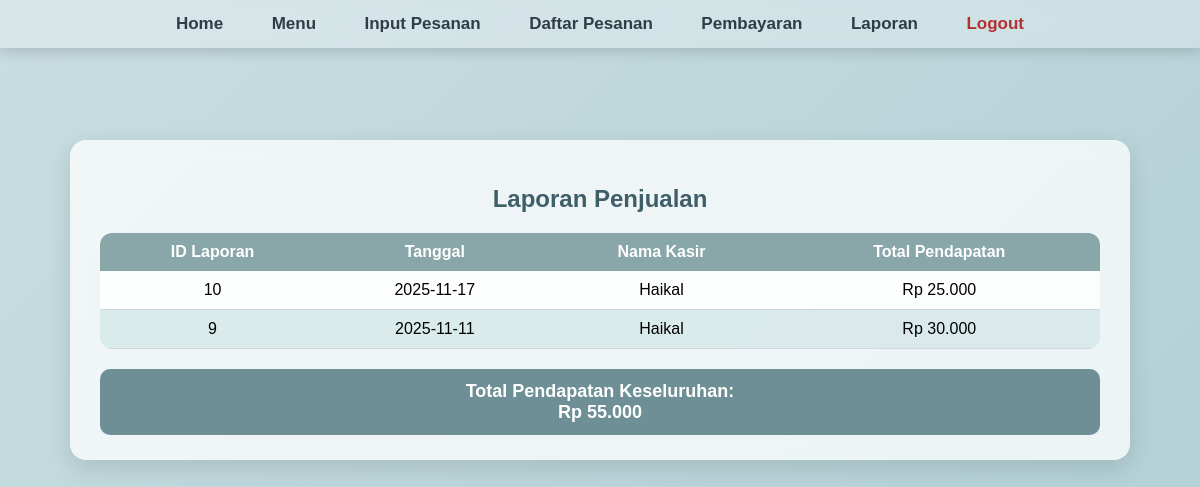
Screenshot of /?page=laporan (signed in) with the database file from the repository.
### tables this page shows
CREATE TABLE `laporan_penjualan` (
  `id_laporan` int(11) NOT NULL,
  `tanggal_laporan` date NOT NULL,
  `total_pendapatan` decimal(10,2) NOT NULL,
  `id_kasir` int(11) NOT NULL
);

CREATE TABLE `kasir` (
  `id_kasir` int(11) NOT NULL,
  `username` varchar(50) NOT NULL,
  `password` varchar(255) NOT NULL,
  `nama_kasir` varchar(100) NOT NULL,
  `email` varchar(100) NOT NULL
);

### app/controllers/LaporanController.php (called while the page is built, shortened)
<?php
require_once __DIR__ . '/../models/Laporan.php';
class LaporanController {
    public function index() {
        $db = (new Database())->getConnection();
        $model = new LaporanModel($db);
        $laporan = $model->getAllLaporan();
        require __DIR__ . '/../views/laporan/index.php';
    }
}

### app/models/Laporan.php (called while the page is built)
<?php
class LaporanModel {
    private $db;
    public function __construct($mysqli) {
        $this->db = $mysqli;
    }
    public function getAllLaporan() {
        $sql = "
            SELECT lp.*, k.nama_kasir
            FROM laporan_penjualan lp
            JOIN kasir k ON lp.id_kasir = k.id_kasir
            ORDER BY lp.tanggal_laporan DESC
        ";
        return $this->db->query($sql);
    }
}

### app/views/laporan/index.php (the view, shortened to what this page needs)
<div class="navbar">
  <a href="?page=home">Home</a>
  <a href="?page=menu">Menu</a>
  <a href="?page=pesanan&action=input">Input Pesanan</a>
  <a href="?page=pesanan">Daftar Pesanan</a>
  <a href="?page=pembayaran">Pembayaran</a>
  <a href="?page=laporan">Laporan</a>
  <a style="color:#b33131;" href="?page=login&action=logout">Logout</a>
</div>
<div class="container">
    <h2>Laporan Penjualan</h2>
    <?php if ($laporan && $laporan->num_rows > 0): ?>
        <table>
            <thead>
                <tr>
                    <th>ID Laporan</th>
                    <th>Tanggal</th>
                    <th>Nama Kasir</th>
                    <th>Total Pendapatan</th>
                </tr>
            </thead>
            <tbody>
                <?php
                $totalKeseluruhan = 0;
                while ($row = $laporan->fetch_assoc()):
                    $totalKeseluruhan += $row['total_pendapatan'];
                ?>
                    <tr>
                        <td><?= $row['id_laporan'] ?></td>
                        <td><?= $row['tanggal_laporan'] ?></td>
                        <td><?= htmlspecialchars($row['nama_kasir']) ?></td>
                        <td>Rp <?= number_format($row['total_pendapatan'], 0, ',', '.') ?></td>
                    </tr>
                <?php endwhile; ?>
            </tbody>
        </table>
        <div class="total-box">
            Total Pendapatan Keseluruhan:
            <br>
            Rp <?= number_format($totalKeseluruhan, 0, ',', '.') ?>
        </div>
    <?php else: ?>
        <div class="alert">Belum ada laporan penjualan.</div>
    <?php endif; ?>
</div>

### app/views/laporan/index.php (style rules this page uses)
.navbar { position: fixed; top: 0; width: 100%; padding: 14px 0; backdrop-filter: blur(10px); background: rgba(255, 255, 255, 0.28); box-shadow: 0 4px 12px rgba(0,0,0,0.15); z-index: 100; text-align: center; font-family: 'Poppins', sans-serif; }
.navbar a { color: #2f3e46; font-weight: 600; text-decoration: none; margin: 0 22px; font-size: 17px; transition: 0.25s ease; }
.container { max-width: 1000px; margin: 50px auto; background: rgba(255,255,255,0.75); padding: 25px 30px; border-radius: 16px; backdrop-filter: blur(8px); box-shadow: 0 8px 25px rgba(0,0,0,0.12); }
h2 { color: #3E5E68; margin-bottom: 20px; font-weight: 700; text-align: center; }
table { width: 100%; border-collapse: collapse; border-radius: 12px; overflow: hidden; background: rgba(255,255,255,0.85); }
th { background: #89A6A8; color: white; padding: 10px 15px; font-weight: 600; }
td { padding: 10px 15px; border-bottom: 1px solid #d0d7d8; text-align: center; }
tr:nth-child(even) { background: rgba(190,218,220,0.55); }
.total-box { background: #6e8f95; color: #fff; text-align: center; font-weight: 600; padding: 12px; border-radius: 10px; margin-top: 20px; font-size: 18px; }

### rows the page displays
laporan_penjualan: id_laporan "10", tanggal_laporan "2025-11-17", id_kasir.nama_kasir "Haikal", total_pendapatan "25.000"
laporan_penjualan: id_laporan "9", tanggal_laporan "2025-11-11", id_kasir.nama_kasir "Haikal", total_pendapatan "30.000"

### other values shown
$totalKeseluruhan "55.000"
